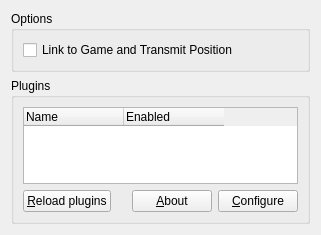
<?xml version="1.0" encoding="UTF-8"?>
<ui version="4.0">
 <class>PluginConfig</class>
 <widget class="QWidget" name="PluginConfig">
  <property name="geometry">
   <rect>
    <x>0</x>
    <y>0</y>
    <width>321</width>
    <height>235</height>
   </rect>
  </property>
  <property name="windowTitle">
   <string>Form</string>
  </property>
  <layout class="QVBoxLayout">
   <item>
    <widget class="QGroupBox" name="qgbOptions">
     <property name="title">
      <string>Options</string>
     </property>
     <layout class="QVBoxLayout">
      <item>
       <widget class="QCheckBox" name="qcbTransmit">
        <property name="toolTip">
         <string>Enable plugins and transmit positional information</string>
        </property>
        <property name="whatsThis">
         <string>This allows plugins for supported games to fetch your in-game position and transmit it with each voice packet. This enables other users to hear your voice in-game from the direction your character is in relation to their own.</string>
        </property>
        <property name="text">
         <string>Link to Game and Transmit Position</string>
        </property>
       </widget>
      </item>
     </layout>
    </widget>
   </item>
   <item>
    <widget class="QGroupBox" name="qgbPlugins">
     <property name="title">
      <string>Plugins</string>
     </property>
     <layout class="QVBoxLayout">
      <item>
       <widget class="QTreeWidget" name="qtwPlugins">
        <property name="rootIsDecorated">
         <bool>false</bool>
        </property>
        <property name="headerHidden">
         <bool>false</bool>
        </property>
        <attribute name="headerStretchLastSection">
         <bool>false</bool>
        </attribute>
        <attribute name="headerStretchLastSection">
         <bool>false</bool>
        </attribute>
        <column>
         <property name="text">
          <string>Name</string>
         </property>
        </column>
        <column>
         <property name="text">
          <string>Enabled</string>
         </property>
        </column>
       </widget>
      </item>
      <item>
       <layout class="QHBoxLayout">
        <item>
         <widget class="QPushButton" name="qpbReload">
          <property name="toolTip">
           <string>Reloads all plugins</string>
          </property>
          <property name="whatsThis">
           <string>This rescans and reloads plugins. Use this if you just added or changed a plugin to the plugins directory.</string>
          </property>
          <property name="text">
           <string>&amp;Reload plugins</string>
          </property>
         </widget>
        </item>
        <item>
         <spacer>
          <property name="orientation">
           <enum>Qt::Horizontal</enum>
          </property>
          <property name="sizeHint" stdset="0">
           <size>
            <width>40</width>
            <height>20</height>
           </size>
          </property>
         </spacer>
        </item>
        <item>
         <widget class="QPushButton" name="qpbAbout">
          <property name="toolTip">
           <string>Information about plugin</string>
          </property>
          <property name="whatsThis">
           <string>This shows a small information message about the plugin.</string>
          </property>
          <property name="text">
           <string>&amp;About</string>
          </property>
         </widget>
        </item>
        <item>
         <widget class="QPushButton" name="qpbConfig">
          <property name="toolTip">
           <string>Show configuration page of plugin</string>
          </property>
          <property name="whatsThis">
           <string>This shows the configuration page of the plugin, if any.</string>
          </property>
          <property name="text">
           <string>&amp;Configure</string>
          </property>
         </widget>
        </item>
       </layout>
      </item>
     </layout>
    </widget>
   </item>
  </layout>
 </widget>
 <resources/>
 <connections/>
</ui>
